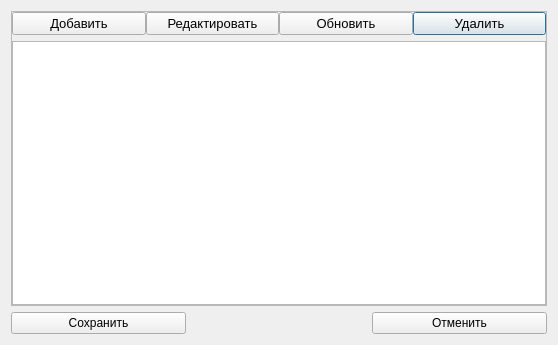
<?xml version="1.0" encoding="UTF-8"?>
<ui version="4.0">
 <class>FormOplaty</class>
 <widget class="QDialog" name="FormOplaty">
  <property name="geometry">
   <rect>
    <x>0</x>
    <y>0</y>
    <width>558</width>
    <height>345</height>
   </rect>
  </property>
  <property name="windowTitle">
   <string>Форма оплаты</string>
  </property>
  <layout class="QGridLayout" name="gridLayout_2">
   <item row="0" column="0" colspan="3">
    <widget class="QFrame" name="frame">
     <property name="font">
      <font>
       <pointsize>10</pointsize>
      </font>
     </property>
     <property name="frameShape">
      <enum>QFrame::StyledPanel</enum>
     </property>
     <property name="frameShadow">
      <enum>QFrame::Raised</enum>
     </property>
     <layout class="QGridLayout" name="gridLayout">
      <property name="leftMargin">
       <number>0</number>
      </property>
      <property name="topMargin">
       <number>0</number>
      </property>
      <property name="rightMargin">
       <number>0</number>
      </property>
      <property name="bottomMargin">
       <number>0</number>
      </property>
      <property name="horizontalSpacing">
       <number>0</number>
      </property>
      <item row="0" column="3">
       <widget class="QPushButton" name="pushButton_del">
        <property name="font">
         <font>
          <pointsize>10</pointsize>
         </font>
        </property>
        <property name="text">
         <string>Удалить</string>
        </property>
        <property name="icon">
         <iconset resource="../resourses.qrc">
          <normaloff>:/img/img/delete.png</normaloff>:/img/img/delete.png</iconset>
        </property>
       </widget>
      </item>
      <item row="0" column="0">
       <widget class="QPushButton" name="pushButton_add">
        <property name="font">
         <font>
          <pointsize>10</pointsize>
         </font>
        </property>
        <property name="text">
         <string>Добавить</string>
        </property>
        <property name="icon">
         <iconset resource="../resourses.qrc">
          <normaloff>:/img/img/add.png</normaloff>:/img/img/add.png</iconset>
        </property>
       </widget>
      </item>
      <item row="0" column="2">
       <widget class="QPushButton" name="pushButton_update">
        <property name="font">
         <font>
          <pointsize>10</pointsize>
         </font>
        </property>
        <property name="text">
         <string>Обновить</string>
        </property>
        <property name="icon">
         <iconset resource="../resourses.qrc">
          <normaloff>:/img/img/refresh.png</normaloff>:/img/img/refresh.png</iconset>
        </property>
       </widget>
      </item>
      <item row="0" column="1">
       <widget class="QPushButton" name="pushButton_edit">
        <property name="font">
         <font>
          <pointsize>10</pointsize>
         </font>
        </property>
        <property name="text">
         <string>Редактировать</string>
        </property>
        <property name="icon">
         <iconset resource="../resourses.qrc">
          <normaloff>:/img/img/edit.png</normaloff>:/img/img/edit.png</iconset>
        </property>
       </widget>
      </item>
      <item row="1" column="0" colspan="4">
       <widget class="QTableView" name="tableView_formaOplati">
        <property name="styleSheet">
         <string notr="true">QTableView::item 
{
 border: 1px solid #d9d9d9; 
 border-top-color: transparent; 
 border-bottom-color: transparent;
} 
QTableView::item:hover
 { 
 background: qlineargradient(x1: 0, y1: 0,- x2: 0, y2: 1, stop: 0 #e7effd, stop: 1 #cbdaf1); 
border: 1px solid #bfcde4;
color:rgb(85, 170, 255);
}   
QTableView::item:selected
 { 
background: qlineargradient(x1: 0, y1: 0, x2: 0, y2: 1, stop: 0 #e7effd, stop: 1 #cbdaf1); 
border: 1px solid #567dbc; 
color:rgb(24, 85, 255); 
} 
</string>
        </property>
        <property name="alternatingRowColors">
         <bool>true</bool>
        </property>
        <property name="selectionMode">
         <enum>QAbstractItemView::SingleSelection</enum>
        </property>
        <property name="selectionBehavior">
         <enum>QAbstractItemView::SelectRows</enum>
        </property>
       </widget>
      </item>
     </layout>
    </widget>
   </item>
   <item row="1" column="2">
    <widget class="QPushButton" name="pushButton_cancel">
     <property name="text">
      <string>Отменить</string>
     </property>
     <property name="icon">
      <iconset resource="../resourses.qrc">
       <normaloff>:/img/img/cancel.png</normaloff>:/img/img/cancel.png</iconset>
     </property>
    </widget>
   </item>
   <item row="1" column="0">
    <widget class="QPushButton" name="pushButton_save">
     <property name="text">
      <string>Сохранить</string>
     </property>
     <property name="icon">
      <iconset resource="../resourses.qrc">
       <normaloff>:/img/img/save.png</normaloff>:/img/img/save.png</iconset>
     </property>
    </widget>
   </item>
  </layout>
 </widget>
 <resources>
  <include location="../resourses.qrc"/>
 </resources>
 <connections/>
</ui>
